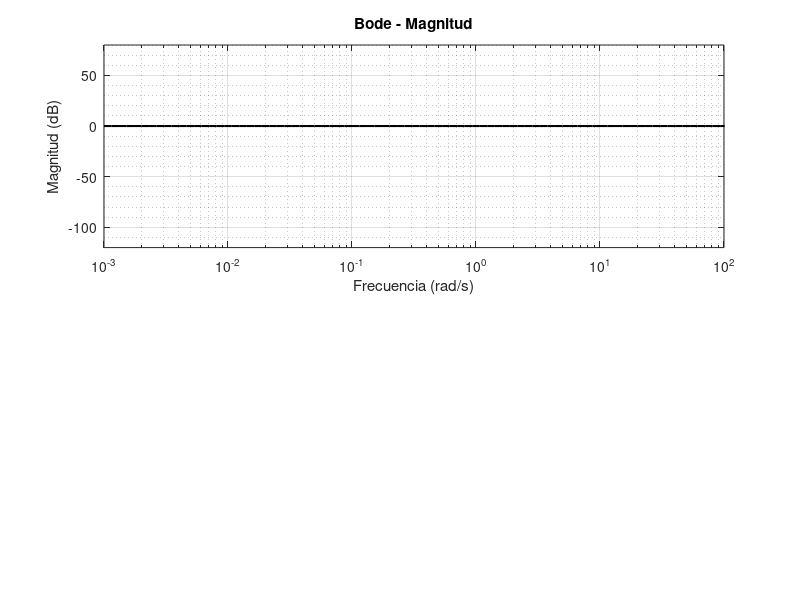

Write the MATLAB code that produced this figure. (Note: this script raises an error after producing the figure.)
close all
clear all
clc

% Crear la función de transferencia
H = tf(1, 1);

% Configuración de la frecuencia
w = logspace(-3, 3, 100); % Rango de frecuencia de 0.1 a 1000

% Graficar Bode
figure;
[mag, phase, wout] = bode(H, w);
mag = squeeze(20*log10(mag)); % Convertir magnitud a dB
phase = squeeze(phase); % Convertir la fase a un vector

% Crear el subplot para la magnitud
subplot(2, 1, 1);
semilogx(wout, mag, 'black', 'LineWidth', 1.5);
grid on; grid minor;
xlim([0.001, 100]);
ylim([-120, 80]);
xlabel('Frecuencia (rad/s)');
ylabel('Magnitud (dB)');
title('Bode - Magnitud');

% Personalización de las propiedades del grid
ax = gca; % Obtener el objeto de ejes
ax.GridColor = [0 0 0]; % Color del grid principal (negro)
ax.MinorGridColor = [0 0 0]; % Color del grid menor (negro)
ax.GridAlpha = 1; % Transparencia del grid principal
ax.MinorGridAlpha = 1; % Transparencia del grid menor

ax.XMinorGrid = 'on';
ax.YMinorGrid = 'on';


% Crear el subplot para la fase
subplot(2, 1, 2);
semilogx(wout, phase, 'black', 'LineWidth', 1.5);
grid on; grid minor;
xlim([0.001, 100]);
ylim([-300, -90]);
xlabel('Frecuencia (rad/s)');
ylabel('Fase (°)');
title('Bode - Fase');

% Personalización de las propiedades del grid
ax = gca; % Obtener el objeto de ejes
ax.GridColor = [0 0 0]; % Color del grid principal (negro)
ax.MinorGridColor = [0 0 0]; % Color del grid menor (negro)
ax.GridAlpha = 1; % Transparencia del grid principal
ax.MinorGridAlpha = 1; % Transparencia del grid menor

ax.XMinorGrid = 'on';
ax.YMinorGrid = 'on';
